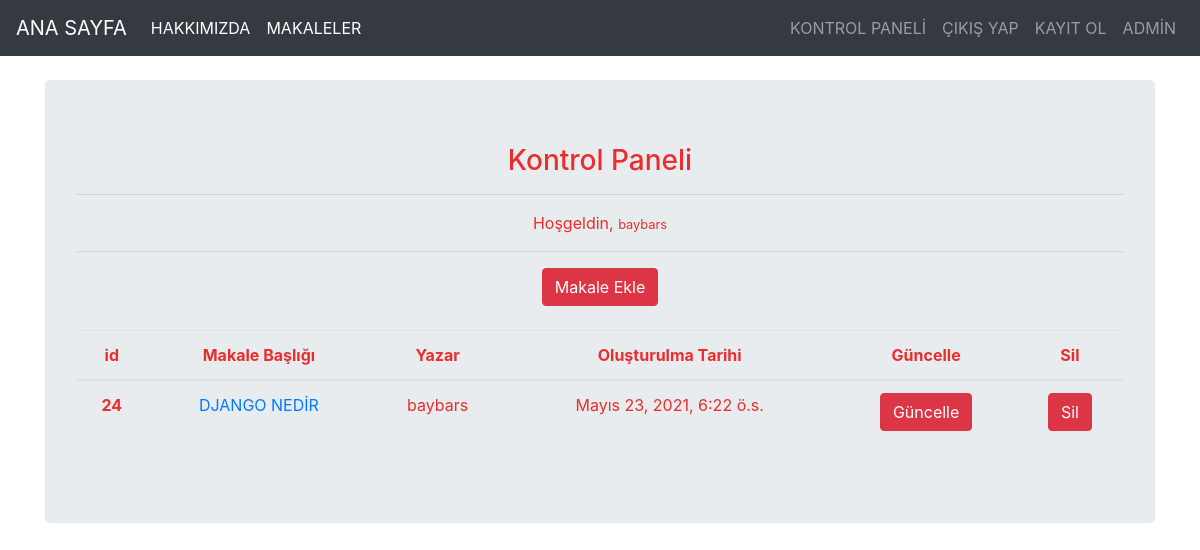
Screenshot of /articles/dashboard/ (signed in) with the database file from the repository.
### article/models.py (models this page shows, shortened)
class Article(models.Model):
    author = models.ForeignKey("auth.User" ,on_delete = models.CASCADE, verbose_name="Yazar")
    title = models.CharField(max_length=75, verbose_name="Başlık")
    content = RichTextField()
    created_date = models.DateTimeField(auto_now_add=True, verbose_name="Oluşturulma Zamanı")
    article_image = models.FileField(blank= True, null=True,)
    class Meta:
        ordering=['-created_date']

### article/views.py (the view)
# urls.py: path('dashboard/', views.dashboard,name="dashboard"),
@login_required(login_url="user:login")
def dashboard (request):
    articles = Article.objects.filter(author=request.user)
    context = {
        "articles" : articles
}
    return render(request, "dashboard.html",context)

### templates/dashboard.html
{% extends "layout.html" %}
{% block body %}
<div class="jumbotron text-center">
<h3>Kontrol Paneli</h3>
<hr>
<p>
    Hoşgeldin,  <small>{{request.user.username}}</small>
</p>
<hr>
<a class="btn btn-danger" href="/articles/addarticle">Makale Ekle</a>
{% if articles %}
<br>
<table class="table"><br>
  <thead>
    <tr>
      <th scope="col">id</th>
      <th scope="col">Makale Başlığı</th>
      <th scope="col">Yazar</th>
      <th scope="col">Oluşturulma Tarihi</th>
      <th scope="col">Güncelle</th>
      <th scope="col">Sil</th>
    </tr>
  </thead>
  <tbody>
    {% for article in articles  %}
    <tr>
      <th scope="row">{{article.id}}</th>
      <td><a href="{% url 'article:detail' article.id %}">{{article.title}}</a></td>
      <td>{{article.author.username}}</td>
      <td>{{article.created_date}}</td>
      <td><a href="{% url 'article:update' article.id %}" class = "btn btn-danger">Güncelle</a></td>
      <td><a href="{% url 'article:delete' article.id %}" class = "btn btn-danger">Sil</a></td>
    </tr>
    {% endfor %}
  </tbody>
  </table>
  {% else %}
  <div class="alert alert-danger">
    Yazar henüz makale eklemedi!
  </div>
  {% endif %}
</div>
{% endblock body %}

### rows the page displays
Article: id "24", title "DJANGO NEDİR", author.username "baybars", created_date "Mayıs 23, 2021, 6:22 ö.s."

### other values shown
{{ request.user.username }} "baybars"
